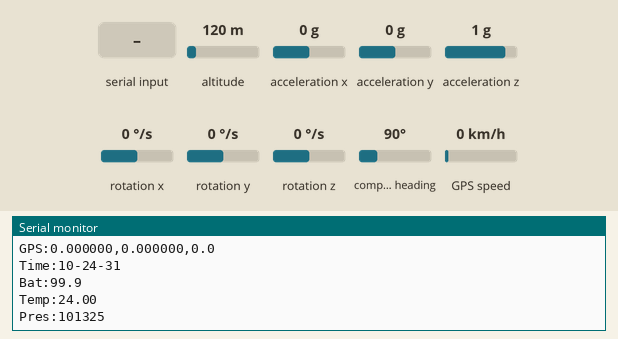
Bench run of a sketch on a simulated Arduino Uno, built with avr-gcc and run on an emulated ATmega328P. Shown: the last lines printed to the serial monitor. Wiring (inferred from the names in the program): MPU-6050 motion sensor at I2C address 0x68. The inputs (shaded band) are chosen by the test bench; at power-on: acceleration x 0 g, altitude 120 m, acceleration y 0 g, acceleration z 1 g, rotation x 0 °/s, rotation y 0 °/s, rotation z 0 °/s, compass heading 90°, GPS speed 0 km/h. The GPS gets a fix after 3 s at 37.7749, -122.4194 with 8 satellites.

Above: at 1.2 s.
1.3 s: acceleration x set to -0.2 g
At 3.97 s:
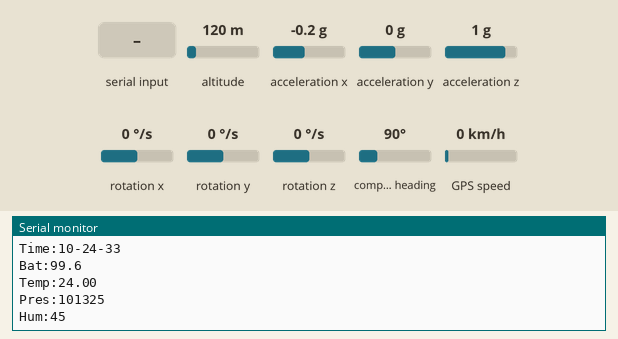
5.4 s: "1" received over the second serial link
6.9 s: acceleration x set to 0 g
At 6.95 s:
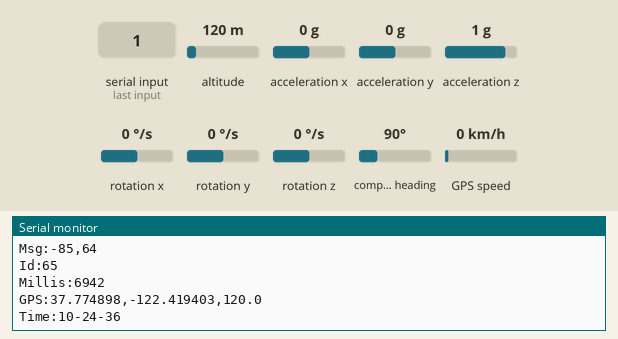
11.0 s: altitude set to 20 m
At 12.1 s:
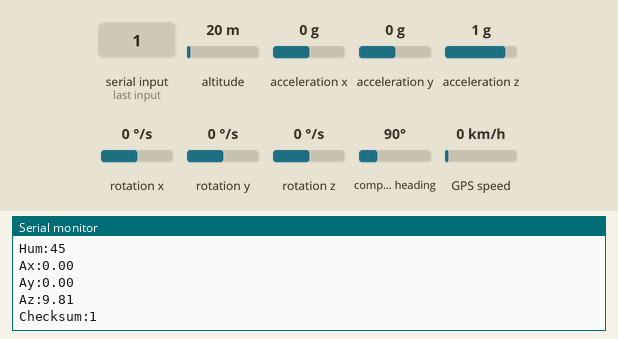
12.5 s: "0" received over the second serial link
14.0 s: acceleration y set to -1.4 g
At 14.44 s:
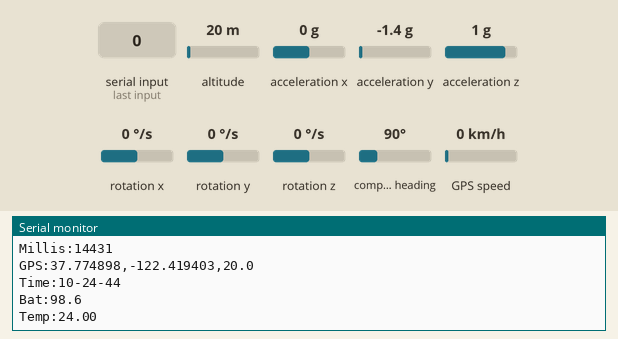
Timing chart, 0 to 16.5 s (numbered marks = the images above; inputs shaded):
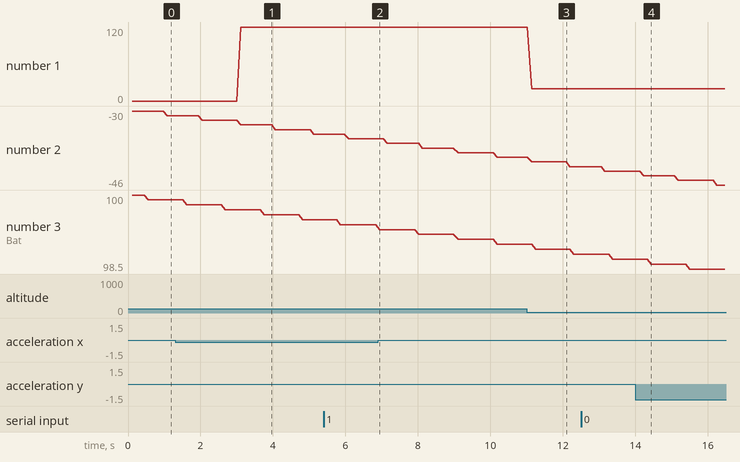

The sketch:

simulacao2.ino
```cpp
#include <Wire.h>
#include <TinyGPS++.h>
#include <SoftwareSerial.h>

/*
 * CUBESAT FIRMWARE V2: MPU6050 + GPS REAL
 * - MPU6050: I2C (A4/A5)
 * - GPS: Serial Virtual (Pinos 4/3)
 * - Telemetria: Serial Hardware (USB)
 */

// --- CONFIGURAÇÃO DO GPS ---
static const int RXPin = 4, TXPin = 3; // GPS TX no 4, GPS RX no 3
static const uint32_t GPSBaud = 9600;  // 9600 é o padrão da maioria dos módulos (NEO-6M)

// Objetos
TinyGPSPlus gps;
SoftwareSerial ss(RXPin, TXPin);

// Endereço I2C do MPU6050
const int MPU_ADDR = 0x68;

// Variáveis MPU
int16_t AcX, AcY, AcZ, Tmp, GyX, GyY, GyZ;
float realAx, realAy, realAz, realTemp;

// Variáveis de Simulação (Para o que não temos sensor ainda)
int packetId = 1;
float simBat = 100.0;
unsigned long lastTelemetryTime = 0;
const int TELEMETRY_INTERVAL = 100; // Enviar a cada 100ms (10Hz)

void setup() {
  // 1. Serial USB (Para o Python)
  Serial.begin(115200);

  // 2. Serial GPS
  ss.begin(GPSBaud);

  // 3. Inicializa MPU6050
  Wire.begin();
  Wire.beginTransmission(MPU_ADDR);
  Wire.write(0x6B);  // Power Management
  Wire.write(0);     // Acordar MPU
  Wire.endTransmission(true);

  Serial.println("Sistema Iniciado: MPU6050 + GPS");
}

void loop() {
  // A. LER DADOS DO GPS CONSTANTEMENTE
  // O GPS manda dados o tempo todo, precisamos ler cada caractere
  while (ss.available() > 0) {
    gps.encode(ss.read());
  }

  // B. ROTINA DE ENVIO DE TELEMETRIA (Non-blocking delay)
  // Usamos millis() em vez de delay() para não perder dados do GPS
  if (millis() - lastTelemetryTime > TELEMETRY_INTERVAL) {
    lastTelemetryTime = millis();
    sendTelemetry();
  }

  delay(10);
}

void sendTelemetry() {
  // 1. Ler MPU6050
  Wire.beginTransmission(MPU_ADDR);
  Wire.write(0x3B);
  Wire.endTransmission(false);
  Wire.requestFrom(MPU_ADDR, 14, true);

  AcX = Wire.read() << 8 | Wire.read();
  AcY = Wire.read() << 8 | Wire.read();
  AcZ = Wire.read() << 8 | Wire.read();
  Tmp = Wire.read() << 8 | Wire.read();
  GyX = Wire.read() << 8 | Wire.read();
  GyY = Wire.read() << 8 | Wire.read();
  GyZ = Wire.read() << 8 | Wire.read();

  realAx = (AcX / 16384.0) * 9.81;
  realAy = (AcY / 16384.0) * 9.81;
  realAz = (AcZ / 16384.0) * 9.81;
  realTemp = (Tmp / 340.00) + 36.53;

  // 2. Simular Bateria
  simBat -= 0.01;
  if (simBat < 0) simBat = 100;

  // 3. ENVIO FORMATADO (Protocolo SoloV1)

  // Header
  Serial.print("Msg:"); Serial.print("-85"); Serial.print(","); Serial.println("64");

  // ID
  Serial.print("Id:"); Serial.println(packetId);

  // Millis
  Serial.print("Millis:"); Serial.println(millis());

// GPS (REAL)
  Serial.print("GPS:");
  if (gps.location.isValid()) {
    Serial.print(gps.location.lat(), 6);
    Serial.print(",");
    Serial.print(gps.location.lng(), 6);
    Serial.print(",");
    Serial.println(gps.altitude.meters(), 1); // Este já estava certo
  } else {
    // CORREÇÃO: Usar println aqui também!
    Serial.println("0.000000,0.000000,0.0");
  }

  // Hora (Do GPS ou Fixa)
  Serial.print("Time:");
  if (gps.time.isValid()) {
    Serial.print(gps.time.hour()); Serial.print("-");
    Serial.print(gps.time.minute()); Serial.print("-");
    Serial.println(gps.time.second());
  } else {
    Serial.println("00-00-00");
  }

  // Bateria e Sensores
  Serial.print("Bat:"); Serial.println(simBat, 1);
  Serial.print("Temp:"); Serial.println(realTemp, 2);
  Serial.print("Pres:"); Serial.println("101325"); // Ainda simulado
  Serial.print("Hum:"); Serial.println("45");       // Ainda simulado

  // Acelerômetro
  Serial.print("Ax:"); Serial.println(realAx, 2);
  Serial.print("Ay:"); Serial.println(realAy, 2);
  Serial.print("Az:"); Serial.println(realAz, 2);

  // Checksum
  Serial.print("Checksum:"); Serial.println("1");

  packetId++;
}
```

Measured:
- the behaviour switches between 0 and -0.1 g on acceleration x (found by bisection; images 0 and 1)
